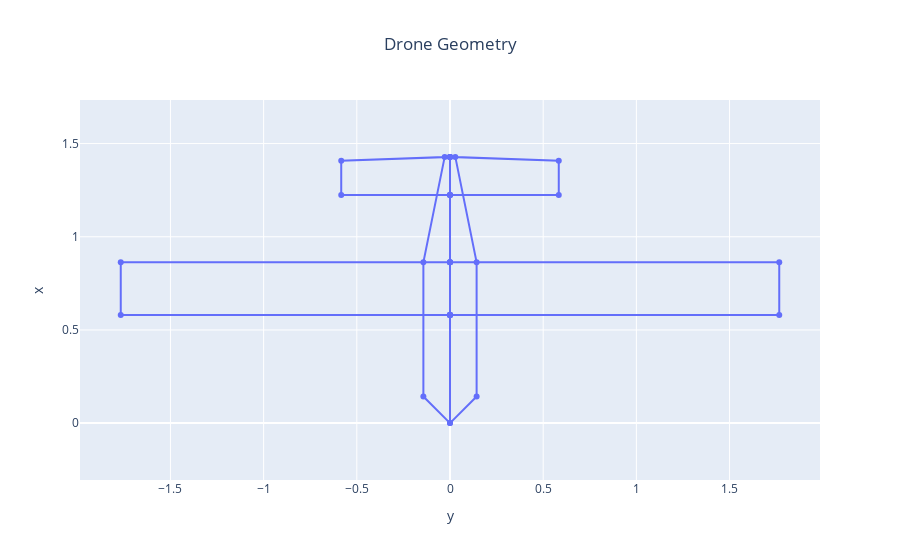

Notebook code cell kept with this figure:
### Markdown cell above
## 3. Analysis and plots

You can now use postprocessing plots to visualize the results of the MDO.

### Code cell
fig = fixedwing_geometry_plot(OUTPUT_FILE, name="Drone MDO")
fig.show()

### Figure 1 — Plotly figure (JSON) as saved in the notebook; plotly's stock layout.template omitted (floating-point values rounded to 4 significant figures)
{"data": [{"mode": "lines+markers", "name": "Drone MDO", "type": "scatter", "uid": "1772ce14-0878-40f3-ae98-a8f8c1c4652b", "x": [0, -0.1429, -0.1429, -0.02857, 0, 0, 0, -1.767, -1.767, 0, 0, 0, 0, -0.5836, -0.5836, 0, 0, 0, 0.1429, 0.1429, 0.02857, 0, 0, 0, 1.767, 1.767, 0, 0, 0, 0, 0.5836, 0.5836, 0, 0], "y": [0, 0.1429, 0.8631, 1.429, 1.429, 0.5805, 0.5805, 0.5805, 0.8631, 0.8631, 0.8631, 0.5805, 1.224, 1.224, 1.408, 1.429, 1.224, 0, 0.1429, 0.8631, 1.429, 1.429, 0.5805, 0.5805, 0.5805, 0.8631, 0.8631, 0.8631, 0.5805, 1.224, 1.224, 1.408, 1.429, 1.224]}], "layout": {"autosize": true, "title": {"text": "Drone Geometry", "x": 0.5}, "xaxis": {"autorange": true, "domain": [0, 1], "range": [-3.102, 3.102], "title": {"text": "y"}, "type": "linear"}, "yaxis": {"autorange": true, "domain": [0, 1], "range": [-0.1179, 1.546], "scaleanchor": "x", "scaleratio": 1, "title": {"text": "x"}, "type": "linear"}}}
